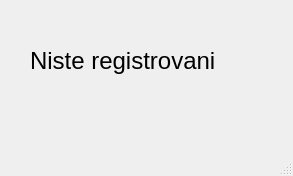
<?xml version="1.0" encoding="UTF-8"?>
<ui version="4.0">
 <class>NisiRegistrovanWIndow</class>
 <widget class="QMainWindow" name="NisiRegistrovanWIndow">
  <property name="geometry">
   <rect>
    <x>0</x>
    <y>0</y>
    <width>293</width>
    <height>176</height>
   </rect>
  </property>
  <property name="windowTitle">
   <string>Ambulanta</string>
  </property>
  <widget class="QWidget" name="centralwidget">
   <widget class="QLabel" name="nisteRegistrovan">
    <property name="geometry">
     <rect>
      <x>30</x>
      <y>30</y>
      <width>241</width>
      <height>61</height>
     </rect>
    </property>
    <property name="font">
     <font>
      <pointsize>18</pointsize>
     </font>
    </property>
    <property name="text">
     <string>Niste registrovani</string>
    </property>
   </widget>
  </widget>
  <widget class="QMenuBar" name="menubar">
   <property name="geometry">
    <rect>
     <x>0</x>
     <y>0</y>
     <width>293</width>
     <height>26</height>
    </rect>
   </property>
  </widget>
  <widget class="QStatusBar" name="statusbar"/>
 </widget>
 <resources/>
 <connections/>
</ui>
